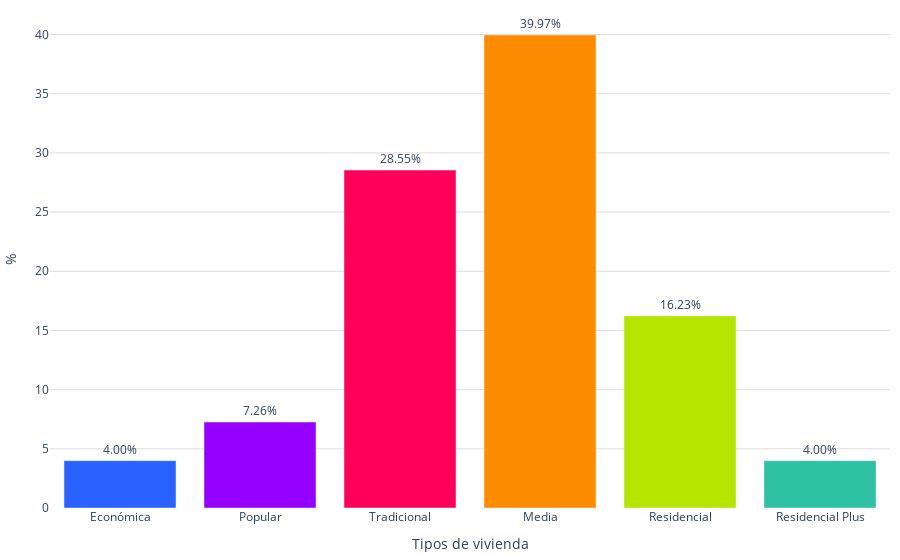

Notebook code cell kept with this figure:
### Code cell
labels = creditos_vivienda['vivienda_valor']
values = creditos_vivienda['promedio']
colores = ['#2962ff', '#9500ff', '#ff0059', '#ff8c00', '#b4e600', '#2EC2A2','#E50CB6']

fig = go.Figure()
fig.add_trace(go.Bar(
        x=labels, 
        y=values, 
        marker_color=colores,
        text=values,  # Texto que se mostrará en las barras (porcentaje)
        textposition='outside',  # Posición del texto (puede ser 'inside' o 'outside')
        texttemplate='%{text:.2f}%', 
    )
)    
fig.update_layout(
    #barmode='stack', 
    #title='Distribución de créditos por vivienda valor (2022)',
    #title_font_size = 22,
    xaxis=dict(title="Tipos de vivienda"),
    yaxis=dict(
        title='%', # Título del eje y
        gridcolor='#dddcda', # Color de las líneas que dividen los rangos del eje Y         
    ),  margin=dict(l=10, r=10, t=10, b=10),  # Ajusta los márgenes (left, right, top, bottom)
    plot_bgcolor='rgba(0,0,0,0)',  # Color de fondo del gráfico
    legend=dict(
        yanchor="top",
        y=0.99,
    )
)

# Exportar gráfica como archivo HTML
def guardar_grafico_como_html(fig, nombre_archivo, carpeta='assets\graficas'):
    # Crear la carpeta si no existe
    if not os.path.exists(carpeta):
        os.makedirs(carpeta)
    config = {
        'displaylogo': False,  # Ocultar el logo de Plotly
        'modeBarButtonsToRemove': [
            'toImage',       # Botón para guardar como imagen
            'select2d',      # Box select
            'lasso2d',       # Lasso select
            'resetScale2d',  # Reset Axes
        ]
    }
    # Gráfica como archivo HTML en la carpeta especificada
    pio.write_html(fig, f'{carpeta}/{nombre_archivo}.html', config=config)

guardar_grafico_como_html(fig, 'g_bar_creditos_vivienda_2023', carpeta='assets\graficas')
fig.show()

### Figure 1 — Plotly figure (JSON) as saved in the notebook; plotly's stock layout.template omitted (floating-point values rounded to 4 significant figures)
{"data": [{"marker": {"color": ["#2962ff", "#9500ff", "#ff0059", "#ff8c00", "#b4e600", "#2EC2A2", "#E50CB6"]}, "text": [4, 7.26, 28.55, 39.97, 16.23, 4], "textposition": "outside", "texttemplate": "%{text:.2f}%", "type": "bar", "x": ["Económica", "Popular", "Tradicional", "Media", "Residencial", "Residencial Plus"], "y": [4, 7.26, 28.55, 39.97, 16.23, 4]}], "layout": {"legend": {"y": 0.99, "yanchor": "top"}, "margin": {"b": 10, "l": 10, "r": 10, "t": 10}, "plot_bgcolor": "rgba(0,0,0,0)", "xaxis": {"title": {"text": "Tipos de vivienda"}}, "yaxis": {"gridcolor": "#dddcda", "title": {"text": "%"}}}}
